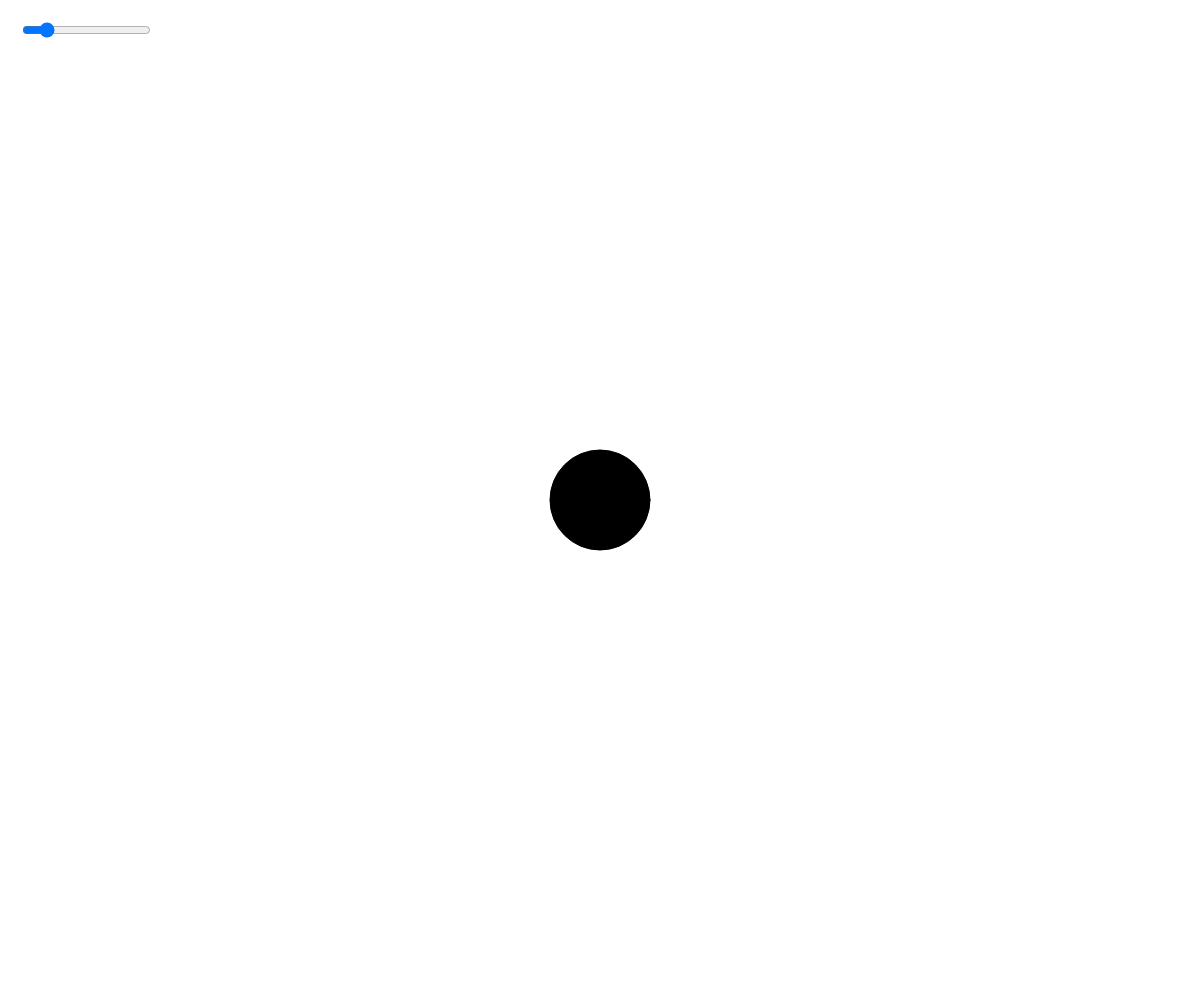
Frame 1 (no input)
Frame 60 (no input): identical to frame 1, image omitted
Frame 120 (the mouse pressed at the canvas centre since frame 60): identical to frame 1, image omitted

The p5.js sketch that drew this single still picture (run headless with seeded random() and noise() and a simulated clock; from frame 60 on, the mouse is pressed at the canvas centre):

// p5.js sketch
// ── sketch.js
let sizeSlider;// Declare the slider variable
function setup() {
  createCanvas(windowWidth, windowHeight);
  //create the slider and position it
  sizeSlider = createSlider(10, width/2, 100);
  sizeSlider.position(20, 20);
}

function draw() {
  background(255);
  fill(0);
  //get the value from the slider and use it to set the size of the ellipse
  let size = sizeSlider.value();
  ellipse(width/2, height/2, size, size);
}

// ── style.css
html, body {
  margin: 0;
  padding: 0;
  background-color: aqua;
}

canvas {
  display: block;
  opacity: 0.5
}

h1{
  font-size: 4rem;
  color: rgb(255,0,0);
}
